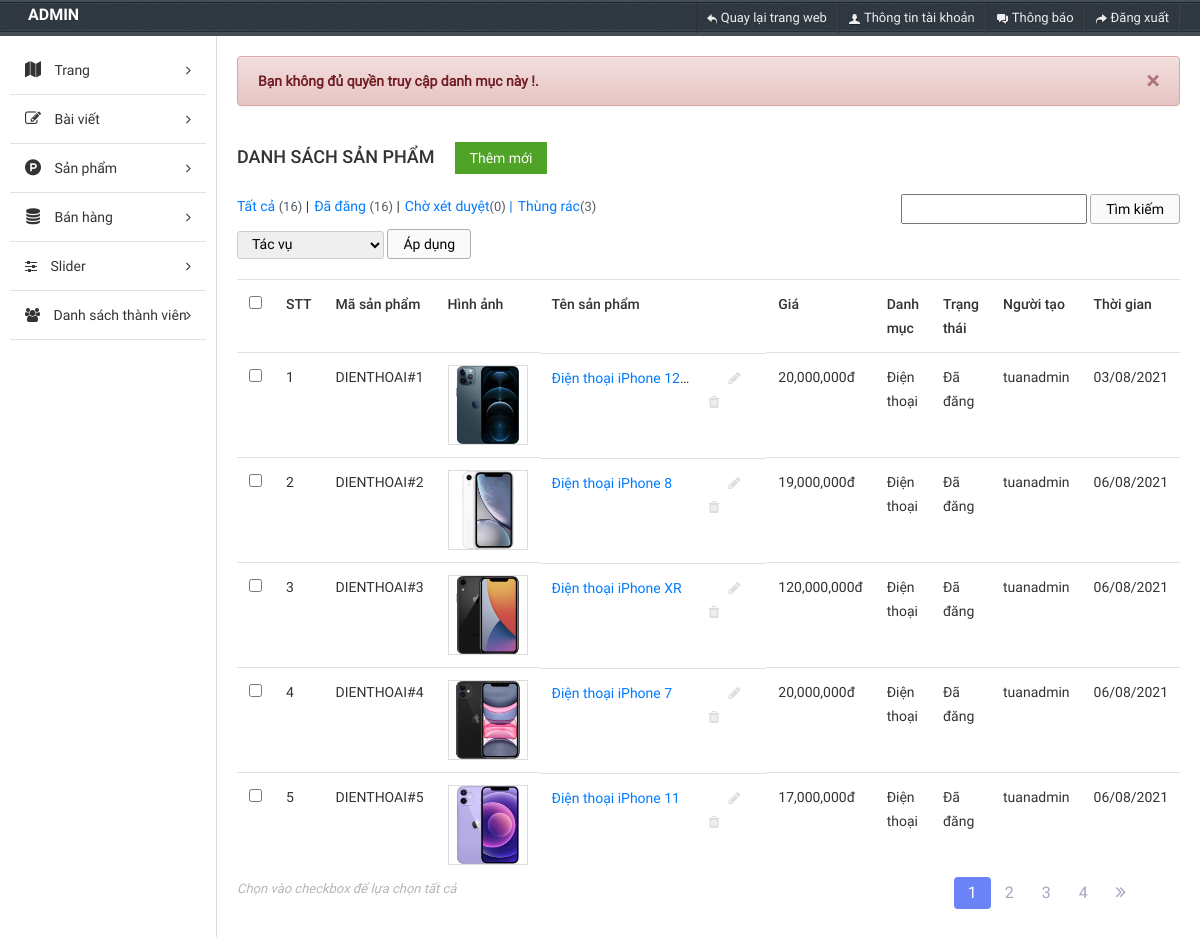
Screenshot of /admin/index.php (signed in) with the database file from the repository.
### tables this page shows
CREATE TABLE `tbl_product` (
  `id` int(11) NOT NULL,
  `product_code` varchar(40) NOT NULL,
  `product_name` varchar(100) NOT NULL,
  `brand` varchar(20) NOT NULL,
  `category` varchar(40) NOT NULL,
  `status` varchar(40) NOT NULL,
  `description` text NOT NULL,
  `content` text NOT NULL,
  `price` int(11) NOT NULL,
  `price_old` int(11) NOT NULL,
  `image` varchar(100) NOT NULL,
  `user_create` varchar(40) NOT NULL,
  `create_time` varchar(40) NOT NULL
);

### admin/libraries/database.php (called while the page is built, shortened)
<?php
function db_query($query_string)
{
    global $conn;
    $result = mysqli_query($conn, $query_string);
    return $result;
}
function db_fetch_array($query_string)
{
    $result = array();
    $mysqli_result = db_query($query_string);
    while ($row = mysqli_fetch_assoc($mysqli_result)) {
        $result[] = $row;
    }
    return $result;
}
function db_num_rows($query_string)
{
    $mysqli_result = db_query($query_string);
    return mysqli_num_rows($mysqli_result);
}

### admin/helper/pagination.php (called while the page is built, shortened)
<?php
function pagging($sql, $where = "", $num_per_page = 2)
{
    $num_rows = db_num_rows("{$sql}");
    $num_per_page = $num_per_page;
    $total_rows = $num_rows;
    $num_page = ceil($total_rows / $num_per_page);
    $page = isset($_GET['page']) ? (int)$_GET['page'] : 1;
    $start = ($page - 1) * $num_per_page;
    $list_pages = get_pages($start, $num_per_page, "{$where}");
    $result = array(
        'num_page' => $num_page,
        'page' => $page,
        'list_pages' => $list_pages
    );
    return $result;
}
function get_pages($start = 1, $num_per_page = 10, $where = "")
{
    $list_users = db_fetch_array("SELECT * FROM `tbl_product` {$where} LIMIT {$start}, $num_per_page");
    return  $list_users;
}

### admin/modules/product/controllers/indexController.php (called while the page is built, shortened)
<?php
function indexAction()
{
    $result = pagging("SELECT * FROM `tbl_product`", "", 5);
    $data = array(
        'num_page' => $result['num_page'],
        'page' => $result['page'],
        'list_product' => $result['list_pages']
    );
    load_view('index', $data);
}

### admin/core/router.php (called while the page is built, shortened)
<?php
$action_name = get_action() . 'Action';
call_function(array('construct', $action_name));

### admin/core/appload.php (called while the page is built, shortened)
<?php
require CONFIGPATH . DIRECTORY_SEPARATOR . 'database.php';
require CONFIGPATH . DIRECTORY_SEPARATOR . 'config.php';
require CONFIGPATH . DIRECTORY_SEPARATOR . 'email.php';
require LIBPATH . DIRECTORY_SEPARATOR . 'database.php';
require COREPATH . DIRECTORY_SEPARATOR . 'base.php';
require COREPATH . DIRECTORY_SEPARATOR . 'router.php';

### admin/index.php (called while the page is built, shortened)
<?php
require COREPATH.DIRECTORY_SEPARATOR.'appload.php';

### admin/config/config.php (called while the page is built, shortened)
<?php
$config['base_url'] = "http://localhost:81/project/ismart.com/";
$config['default_module'] = 'product';
$config['default_controller'] = 'index';
$config['default_action'] = 'index';

### admin/config/email.php (called while the page is built)
<?php
$config['email'] = array(
    'protocol' => 'smtp',
    'smtp_host' => 'smtp.gmail.com',
    'smtp_port' => 587,
    'smtp_user' => 'duonganhtuan2402@gmail.com',
    'smtp_fullname' => 'Đặng Dương Anh Tuấn',
    'smtp_pass' => 'a01662808752',
    'smtp_secure' => 'tls',
    'smtp_timeout' => '7',
    'mailtype' => 'html',
    'charset' => 'UTF-8'
);

### admin/modules/product/models/indexModel.php (called while the page is built, shortened)
<?php
function num_row()
{
    return db_num_rows("SELECT * FROM `tbl_product`");
}
function num_delete()
{
    return db_num_rows("SELECT * FROM `tbl_delete_product`");
}

### admin/helper/format.php (called while the page is built)
<?php
function currency_format($number, $suffix = 'đ'){
    return number_format($number).$suffix;
}

### admin/modules/product/views/indexView.php (the view, shortened to what this page needs)
<div id="main-content-wp" class="list-product-page">
    <div class="wrap clearfix">
        <div id="content" class="fl-right">
            <?php if (isset($_SESSION['status_auth'])) {
                echo '<div class="alert alert-danger alert-dismissible">
                    <a href="#" class="close" data-dismiss="alert" aria-label="close">&times;</a>
                    <strong>Bạn không đủ quyền truy cập danh mục này !.</strong>
                  </div>';
            } ?>
            <div class="section" id="title-page">
                <div class="clearfix">
                    <h3 id="index" class="fl-left">Danh sách sản phẩm</h3>
                    <a href="?mod=product&action=add" title="" id="add-new" class="fl-left">Thêm mới</a>
                </div>
            </div>
            <div class="section" id="detail-page">
                <div class="section-detail">
                    <div class="filter-wp clearfix">
                        <ul class="post-status fl-left">
                            <li class="all"><a href="?mod=product&action=index&status=active">Tất cả <span class="count">(<?php echo num_row(); ?>)</span></a> |</li>
                            <li class="publish"><a href="?mod=product&action=index&status=posted">Đã đăng <span class="count">(<?php echo num_row(); ?>)</span></a> |</li>
                            <li class="pending"><a href="?mod=product&action=index&status=wait">Chờ xét duyệt<span class="count">(0)</span> |</a></li>
                            <li class="pending"><a href="?mod=product&action=index&status=trash">Thùng rác<span class="count">(<?php echo num_delete(); ?>)</span></a></li>
                        </ul>
                        <form method="GET" class="form-s fl-right">
                            <input type="seach" name="seach" id="s">
                            <input type="submit" name="sm_s" value="Tìm kiếm">
                        </form>
                    </div>
                    <div class="actions">
                        <form method="GET" action="" class="form-actions">
                            <select name="actions">
                                <option value="0">Tác vụ</option>
                            </select>
                            <input type="submit" name="sm_action" value="Áp dụng">
                        </form>
                    </div>
                    <div id="featured-">
                        <div class="table-responsive">
                            <table class="table list-table-wp">
                                <thead>
                                    <tr>
                                        <td><input type="checkbox" name="checkAll" id="checkAll"></td>
                                        <td><span class="thead-text">STT</span></td>
                                        <td><span class="thead-text">Mã sản phẩm</span></td>
                                        <td><span class="thead-text">Hình ảnh</span></td>
                                        <td style="width: 400px;"><span class="thead-text">Tên sản phẩm</span></td>
                                        <td><span class="thead-text">Giá</span></td>
                                        <td><span class="thead-text">Danh mục</span></td>
                                        <td><span class="thead-text">Trạng thái</span></td>
                                        <td><span class="thead-text">Người tạo</span></td>
                                        <td><span class="thead-text">Thời gian</span></td>
                                    </tr>
                                </thead>
                                <tbody id="output">
                                    <?php
                                    $temp = 0;
                                    foreach ($list_product as $item) {
                                        $temp++;
                                    ?>
                                        <tr>
                                            <td><input type="checkbox" name="checkItem" class="checkItem"></td>
                                            <td><span class="tbody-text"><?php echo $temp ?></h3></span>
                                            <td><span class="tbody-text"><?php echo $item['product_code'] ?></h3></span>
                                            <td>
                                                <div class="tbody-thumb">
                                                    <img src="../uploads/products/<?php echo $item['image']; ?>" alt="">
                                                </div>
                                            </td>
                                            <td class="clearfix">
                                                <div class="tb-title fl-left">
                                                    <a href="" title=""><?php echo $item['product_name'] ?></a>
                                                </div>
                                                <ul class="list-operation fl-right">
                                                    <li><a href="?mod=product&action=edit&id=<?php echo $item['id'] ?>" data-id-edit="<?php echo $item['id'] ?>" title="Sửa" class="edit"><i class="fa fa-pencil" aria-hidden="true"></i></a></li>
                                                    <li><a href="?mod=product&action=delete&id=<?php echo $item['id'] ?>" data-id-del="<?php echo $item['id'] ?> title=" Xóa" class="delete"><i class="fa fa-trash" aria-hidden="true"></i></a></li>
                                                </ul>
                                            </td>
                                            <td><span class="tbody-text"><?php echo currency_format($item['price']) ?></span></td>
                                            <td><span class="tbody-text"><?php echo $item['category'] ?></span></td>
                                            <td><span class="tbody-text"><?php echo $item['status'] ?></span></td>
                                            <td><span class="tbody-text"><?php echo $item['user_create'] ?></span></td>
                                            <td><span class="tbody-text"><?php echo $item['create_time'] ?></span></td>
                                        </tr>
                                    <?php } ?>
                                </tbody>
                            </table>
                        </div>
                        <div class="section" id="paging-wp">
                            <div class="section" id="paging-wp">
                                <div class="section-detail clearfix">
                                    <p id="desc" class="fl-left">Chọn vào checkbox để lựa chọn tất cả</p>
                                    <?php
                                    echo get_pagging($num_page, $page, "?mod=product&action=index");
                                    ?>
                                </div>
                            </div>
                        </div>
                    </div>
                </div>
            </div>
        </div>
    </div>
</div>

### admin/core/base.php (shortened to what this page needs)
<?php
function get_module()
{
    global $config;
    $module = isset($_GET['mod']) ? $_GET['mod'] : $config['default_module'];
    return $module;
}
function load($type, $name)
{
    if ($type == 'helper')
        $path = HELPERPATH . DIRECTORY_SEPARATOR . "{$name}.php";
}
function call_function($list_function = array())
{
    if (is_array($list_function)) {
        foreach ($list_function as $f) {
            if (function_exists($f())) {
                $f();
            }
        }
    }
}
function load_view($name, $data_send = array())
{
    $data = $data_send;
    $path = MODULESPATH . DIRECTORY_SEPARATOR . get_module() . DIRECTORY_SEPARATOR . 'views' . DIRECTORY_SEPARATOR . $name . 'View.php';
    if (file_exists($path)) {
        require $path;
    } else {
        echo "Không tìm thấy {$path}";
    }
}
function get_header($name = '')
{
    global $data;
    if (empty($name)) {
        $name = 'header';
    } else {
        $name = "header-{$name}";
    }
    $path = LAYOUTPATH . DIRECTORY_SEPARATOR . $name . '.php';
    if (file_exists($path)) {
        if (is_array($data)) {
            foreach ($data as $key => $a) {
                $$key = $a;
            }
        }
        require $path;
    } else {
        echo "Không tìm thấy {$path}";
    }
}
function get_footer($name = '')
{
    global $data;
    if (empty($name)) {
        $name = 'footer';
    } else {
        $name = "footer-{$name}";
    }
    $path = LAYOUTPATH . DIRECTORY_SEPARATOR . $name . '.php';
    if (file_exists($path)) {
        if (is_array($data)) {
            foreach ($data as $key => $a) {
                $$key = $a;
            }
        }
        require $path;
    } else {
        echo "Không tìm thấy {$path}";
    }
}
function get_sidebar($name = '')
{
    global $data;
    if (empty($name)) {
        $name = 'sidebar';
    } else {
        $name = "sidebar-{$name}";
    }
    $path = LAYOUTPATH . DIRECTORY_SEPARATOR . $name . '.php';
    if (file_exists($path)) {
        if (is_array($data)) {
            foreach ($data as $key => $a) {
                $$key = $a;
            }
        }
        require $path;
    } else {
        echo "Không tìm thấy {$path}";
    }
}

### admin/public/css/import/global.css (style rules this page uses)
body { font-family: "Roboto Regular"; font-size: 14px; line-height: 24px; color: #333; }
.fl-left { float: left; }
.fl-right { float: right; }
img { max-width: 100%; height: auto; display: block; }
ul li { list-style: none !important; }
a { text-decoration: none !important; }
a.edit { margin-left: 20px; }

### admin/public/css/import/list_post.css (style rules this page uses)
#content { width: 82%; border-left: 1px solid #ddd; padding: 20px; }
#add-new { display: inline-block; color: #fff; background: #4fa327; padding: 4px 15px; margin: 20px; }
#index { font-family: 'Roboto Medium'; font-weight: normal; text-transform: uppercase; font-size: 18px; padding: 24px 0px; }
.list-table-wp thead tr td { font-family: 'Roboto Medium'; font-weight: normal; }
.list-operation li { float: left; }
.list-operation li a { display: block; padding: 0px 5px; color: #ddd; }
.tb-title { width: 70%; display: -webkit-box; -webkit-line-clamp: 1; -moz-line-clamp: 1; -o-line-clamp: 1; -webkit-box-orient: vertical; -moz-box-orient: vertical; -o-box-orient: vertical; max-height: 100%; overflow: hidden; }
.list-operation { width: 25%; }
#paging-wp #desc { font-size: 13px; color: #b5b5b5; font-style: italic; }
.filter-wp { margin-bottom: 5px; }
.actions { margin-bottom: 20px; }
.post-status li { float: left; font-size: 14px; margin-right: 5px; }
.post-status li .count { color: #555d66; font-size: 13px; display: inline-block; }
.form-s input[type="text"], .form-actions select { border-radius: 3px; border: 1px solid #ccc; padding: 2px 10px; }
.form-s input[type="submit"], .form-actions input[type="submit"] { border-radius: 3px; border: 1px solid #afafaf; padding: 2px 15px; background: #fafafa; }
.form-actions select { padding: 4px 10px; }

### admin/public/css/import/list_product.css (style rules this page uses)
.tbody-thumb { width: 80px; height: 80px; overflow: hidden; }
.tbody-thumb img { border: 1px solid #ddd; }
#paging-wp { margin-bottom: 60px; font-size: 16px; }

### admin/public/css/import/menu.css (style rules this page uses)
.actions select { border-radius: 3px; border: 1px solid #ccc; padding: 4px 10px; }

### admin/public/css/import/detail_order.css (style rules this page uses)
.table { margin-bottom: 0 !important; }

### rows the page displays
tbl_product: product_code "DIENTHOAI#1", image (picture), product_name "Điện thoại iPhone…", price "20,000,000đ", category "Điện thoại", status "Đã đăng", user_create "tuanadmin", create_time "03/08/2021"
tbl_product: product_code "DIENTHOAI#2", image (picture), product_name "Điện thoại iPhone 8", price "19,000,000đ", category "Điện thoại", status "Đã đăng", user_create "tuanadmin", create_time "06/08/2021"
tbl_product: product_code "DIENTHOAI#3", image (picture), product_name "Điện thoại iPhone XR", price "120,000,000đ", category "Điện thoại", status "Đã đăng", user_create "tuanadmin", create_time "06/08/2021"
tbl_product: product_code "DIENTHOAI#4", image (picture), product_name "Điện thoại iPhone 7", price "20,000,000đ", category "Điện thoại", status "Đã đăng", user_create "tuanadmin", create_time "06/08/2021"
tbl_product: product_code "DIENTHOAI#5", image (picture), product_name "Điện thoại iPhone 11", price "17,000,000đ", category "Điện thoại", status "Đã đăng", user_create "tuanadmin", create_time "06/08/2021"

### other values shown
num_row() "16"
num_delete() "3"
